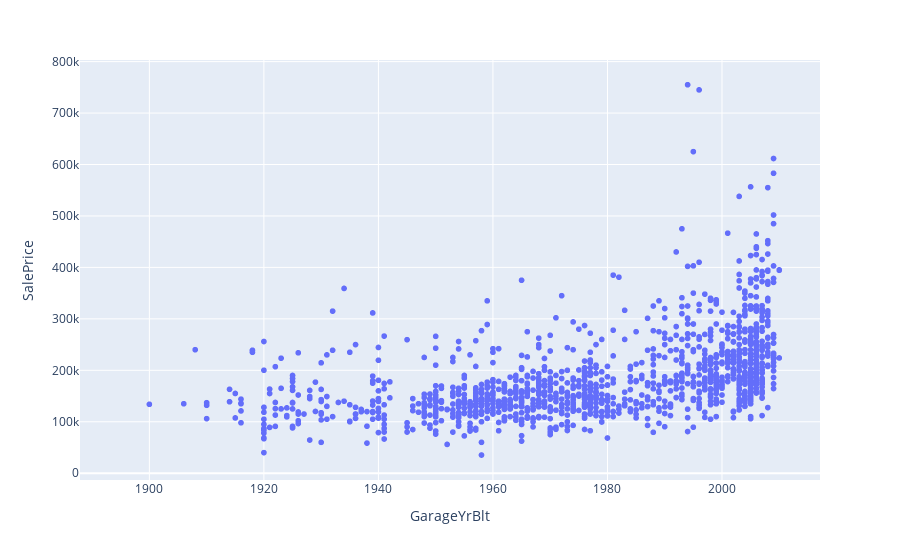

This figure's notebook cell:
### Code cell
px.scatter(df, x="GarageYrBlt", y="SalePrice")

### Figure 1 — Plotly figure (JSON) as saved in the notebook; plotly's stock layout.template omitted (floating-point values rounded to 4 significant figures; data arrays with more than 128 entries replaced by an {"elided": "..."} marker saying what was removed)
{"data": [{"hovertemplate": "GarageYrBlt=%{x}<br>SalePrice=%{y}<extra></extra>", "legendgroup": "", "marker": {"color": "#636efa", "symbol": "circle"}, "mode": "markers", "name": "", "showlegend": false, "type": "scattergl", "x": {"elided": "2918 int values"}, "xaxis": "x", "y": {"elided": "2918 int values"}, "yaxis": "y"}], "layout": {"legend": {"tracegroupgap": 0}, "margin": {"t": 60}, "xaxis": {"anchor": "y", "domain": [0, 1], "title": {"text": "GarageYrBlt"}}, "yaxis": {"anchor": "x", "domain": [0, 1], "title": {"text": "SalePrice"}}}}
